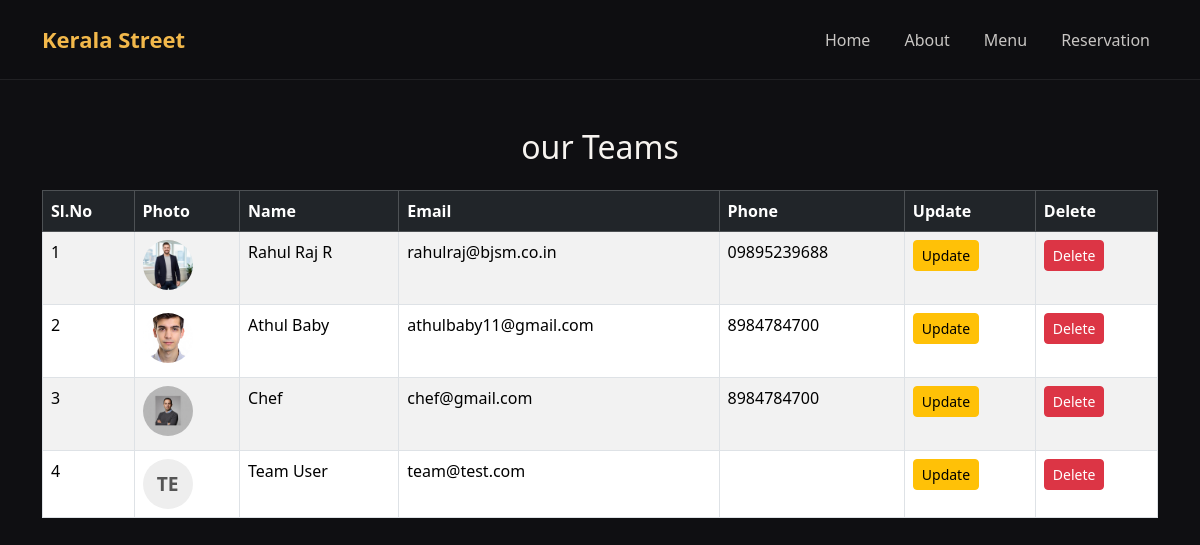
/user_view/, run on an earlier commit of the app's database.
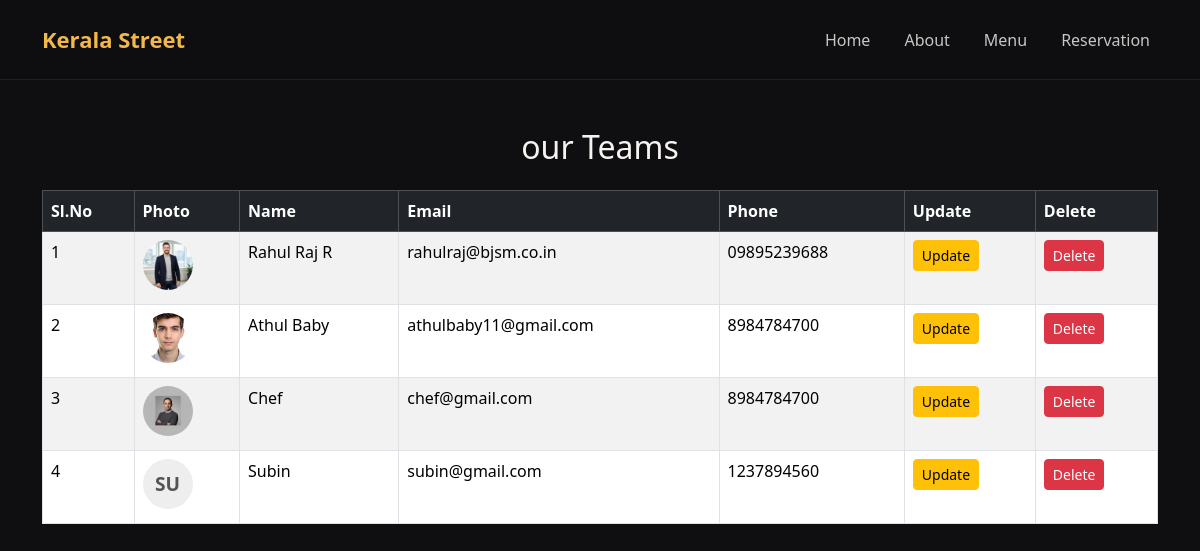
And on a later commit of the database.
### admin_app/models.py (models this page shows, shortened)
class userdetails(models.Model):
    name = models.CharField(max_length=100)
    email = models.EmailField()
    phone = models.CharField(max_length=15)
    password = models.CharField(max_length=128)
    image = models.ImageField(upload_to='user_images/')
    is_team = models.BooleanField(default=False)

### admin_app/views.py (the view)
# urls.py: path('user_view/', views.user_view, name='user_view'),
def user_view(request):
    users = userdetails.objects.all()
    return render(request, 'user_view.html', {'users': users})

### templates/user_view.html (shortened to what this page needs)
{% load static %}
{% include 'header.html' %}
<div class="container mt-5">
	<h2 class="mb-4 text-center">our Teams</h2>
	<table class="table table-bordered table-striped">
		<thead class="table-dark">
			<tr>
				<th>Sl.No</th>
				<th>Photo</th>
				<th>Name</th>
				<th>Email</th>
				<th>Phone</th>
				<th>Update</th>
				<th>Delete</th>
			</tr>
		</thead>
		<tbody>
			{% for user in users %}
			<tr>
				<td>{{ forloop.counter }}</td>
				<td>
					{% if user.image and user.image.url %}
						<span style="position:relative;display:inline-block;width:50px;height:50px;">
							<img src="{{ user.image.url }}" alt="User Photo" style="width: 50px; height: 50px; object-fit: cover; border-radius: 50%;" onerror="this.style.display='none';this.nextElementSibling.style.display='flex';">
							<div style="width: 50px; height: 50px; background: #eee; color: #555; display: none; align-items: center; justify-content: center; border-radius: 50%; font-weight: bold; font-size: 1.2rem; position:absolute; top:0; left:0;">
								{{ user.name|slice:":2"|upper }}
							</div>
						</span>
					{% else %}
						<div style="width: 50px; height: 50px; background: #eee; color: #555; display: flex; align-items: center; justify-content: center; border-radius: 50%; font-weight: bold; font-size: 1.2rem;">
							{{ user.name|slice:":2"|upper }}
						</div>
					{% endif %}
				</td>
				<td>{{ user.name }}</td>
				<td>{{ user.email }}</td>
				<td>{{ user.phone }}</td>
				<td>
					<a href="{% url 'user_update' user.id %}" class="btn btn-sm btn-warning">Update</a>
				</td>
				<td>
					<form method="post" action="{% url 'user_delete' user.id %}" style="display:inline;">
						<button type="submit" class="btn btn-sm btn-danger" onclick="return confirm('Are you sure you want to delete this user?');">Delete</button>
					</form>
				</td>
			</tr>
			{% endfor %}
		</tbody>
		</table>
</div>

What changed in the data, as far as the page shows it:
removed userdetails: name "TE", name "Team User", email "team@test.com"
added userdetails: name "SU", name "Subin", email "subin@gmail.com", phone "1237894560"
